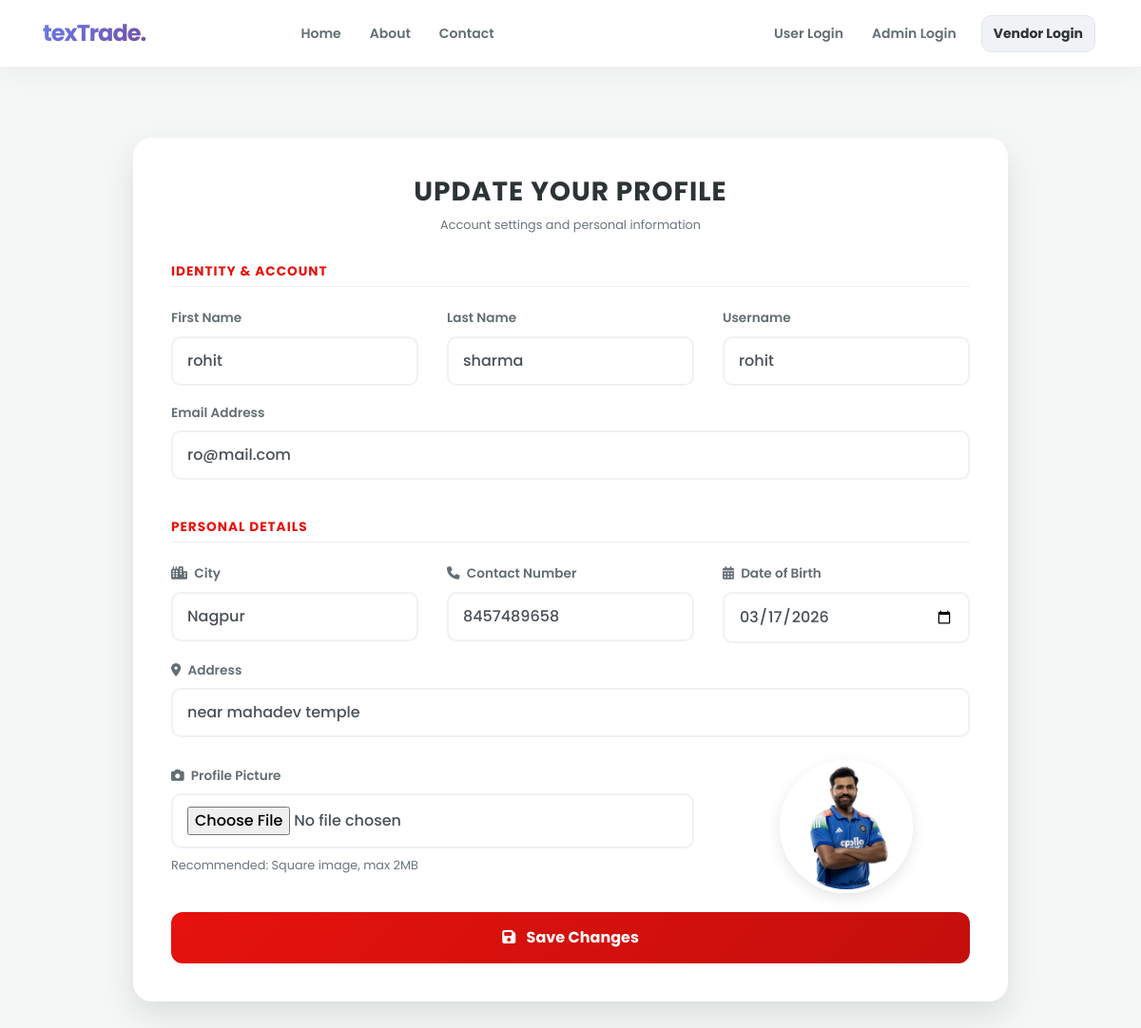
/admin_edit_user/31, run on the app's committed database.
### textiles/models.py (models this page shows, shortened)
class Profile(models.Model):
    id = models.AutoField(primary_key=True)
    user = models.OneToOneField(User, on_delete=models.CASCADE, null=True)
    dob = models.DateField(null=True)
    city = models.CharField(max_length=30, null=True)
    address = models.CharField(max_length=50, null=True)
    contact = models.CharField(max_length=10, null=True)
    image = models.FileField(upload_to='images/', null=True)
    role = models.CharField(
        max_length=20,
        choices=[('user', 'User'), ('vendor', 'Vendor'), ('admin', 'Admin')],
        default='user'
    )

### textiles/views.py (the view, shortened to what this page needs)
# urls.py: path('admin_edit_user/<int:id>',admin_edit_user , name='admin_edit_user'),
def admin_edit_user(request,id):
    pro = Profile.objects.get(id = id)
    context= {
        'pro' : pro
    }
    return render(request , 'admin_edit_user.html' , context)

### textiles/templates/admin_edit_user.html (shortened to what this page needs)
{% extends 'navigation.html' %}
{% block body %}
{% load static %}
<link rel="stylesheet" href="https://cdnjs.cloudflare.com/ajax/libs/font-awesome/6.4.2/css/all.min.css">
<div class="container profile-wrapper">
    <div class="row justify-content-center">
        <div class="col-lg-10">
            <div class="profile-card">
                <div class="profile-header">
                    <h3 class="profile-title">Update Your Profile</h3>
                    <p class="text-muted small">Account settings and personal information</p>
                </div>
                <form method="post" action="" enctype="multipart/form-data">
                    <div class="form-section-title">Identity & Account</div>
                    <div class="row">
                        <div class="col-md-4 form-group">
                            <label>First Name</label>
                            <input type="text" class="form-control form-control-edit" value="{{ pro.user.first_name }}" name="fname" required>
                        </div>
                        <div class="col-md-4 form-group">
                            <label>Last Name</label>
                            <input type="text" class="form-control form-control-edit" name="lname" value="{{ pro.user.last_name }}" required>
                        </div>
                        <div class="col-md-4 form-group">
                            <label>Username</label>
                            <input type="text" class="form-control form-control-edit form-control" name="uname" value="{{ pro.user.username }}" >
                        </div>
                    </div>
                    <div class="row">
                        <div class="col-md-12 form-group">
                            <label>Email Address</label>
                            <input type="email" class="form-control form-control-edit form-control" name="email" value="{{ pro.user.email }}" >
                        </div>
                    </div>
                    <div class="form-section-title mt-4">Personal Details</div>
                    <div class="row">
                        <div class="col-md-4 form-group">
                            <label><i class="fas fa-city mr-1"></i> City</label>
                            <input type="text" class="form-control form-control-edit" name="city" value="{{ pro.city }}" required>
                        </div>
                        <div class="col-md-4 form-group">
                            <label><i class="fas fa-phone mr-1"></i> Contact Number</label>
                            <input type="text" class="form-control form-control-edit" name="contact" value="{{ pro.contact }}" required>
                        </div>
                        <div class="col-md-4 form-group">
                            <label><i class="fas fa-calendar-alt mr-1"></i> Date of Birth</label>
                            <input type="date" class="form-control form-control-edit" name="date" value="{{ pro.dob|date:'Y-m-d' }}" required>
                        </div>
                    </div>
                    <div class="form-group">
                        <label><i class="fas fa-map-marker-alt mr-1"></i> Address</label>
                        <input type="text" class="form-control form-control-edit" name="add" value="{{ pro.address }}" required>
                    </div>
                    <div class="row align-items-center mt-4">
                        <div class="col-md-8 form-group">
                            <label><i class="fas fa-camera mr-1"></i> Profile Picture</label>
                            <input type="file" class="form-control form-control-edit" name="img" onchange="previewImage(event)">
                            <small class="text-muted d-block mt-2">Recommended: Square image, max 2MB</small>
                        </div>
                        <div class="col-md-4 text-center">
                            <div class="current-img-box">
                                {% if pro.image %}
                                    <img src="{{ pro.image.url }}" id="imagePreview" class="profile-img-preview">
                                {% else %}
                                    <img src="{% static 'images/default-profile.png' %}" id="imagePreview" class="profile-img-preview">
                                {% endif %}
                            </div>
                        </div>
                    </div>
                    <button type="submit" class="btn btn-update-profile">
                        <i class="fas fa-save mr-2"></i> Save Changes
                    </button>
                </form>
            </div>
        </div>
    </div>
</div>
{% endblock %}

### textiles/templates/navigation.html (style rules this page uses)
:root { --glass-bg: rgba(255, 255, 255, 0.95); --main-gradient: linear-gradient(135deg, #667eea 0%, #764ba2 100%); --text-dark: #2d3436; --accent-purple: #6c5ce7; }
body { font-family: 'Outfit', sans-serif; background-color: #ffffff; color: var(--text-dark); padding-top: 85px; }

### textiles/templates/admin_edit_user.html (style rules this page uses)
body { background-color: #f4f7f6; font-family: 'Poppins', sans-serif; }
.profile-wrapper { margin-top: 60px; margin-bottom: 60px; }
.profile-card { background: #ffffff; border-radius: 20px; border: none; box-shadow: 0 15px 35px rgba(0,0,0,0.1); padding: 40px; }
.profile-header { text-align: center; margin-bottom: 30px; }
.profile-title { font-weight: 700; color: #2d3436; text-transform: uppercase; letter-spacing: 1px; }
.form-section-title { font-size: 0.85rem; font-weight: 700; color: #E6120E; margin-bottom: 20px; text-transform: uppercase; letter-spacing: 1px; border-bottom: 1px solid #eee; padding-bottom: 5px; }
.form-group label { font-weight: 600; color: #636e72; font-size: 0.85rem; margin-bottom: 8px; }
.form-control-edit { border-radius: 10px; padding: 12px 15px; border: 2px solid #f1f1f1; transition: 0.3s; font-weight: 500; }
.profile-img-preview { width: 140px; height: 140px; object-fit: cover; border-radius: 50%; border: 4px solid #fff; box-shadow: 0 5px 15px rgba(0,0,0,0.1); }
.btn-update-profile { background: linear-gradient(135deg, #E6120E, #c40f0c); color: white; border: none; padding: 15px; border-radius: 12px; font-weight: 700; font-size: 1rem; width: 100%; margin-top: 20px; transition: 0.3s; }

### data on the page
Profile: fname "rohit", lname "sharma", uname "rohit", email "ro@mail.com", city "Nagpur", contact "8457489658", date "03/17/2026", add "near mahadev temple", image (picture)
